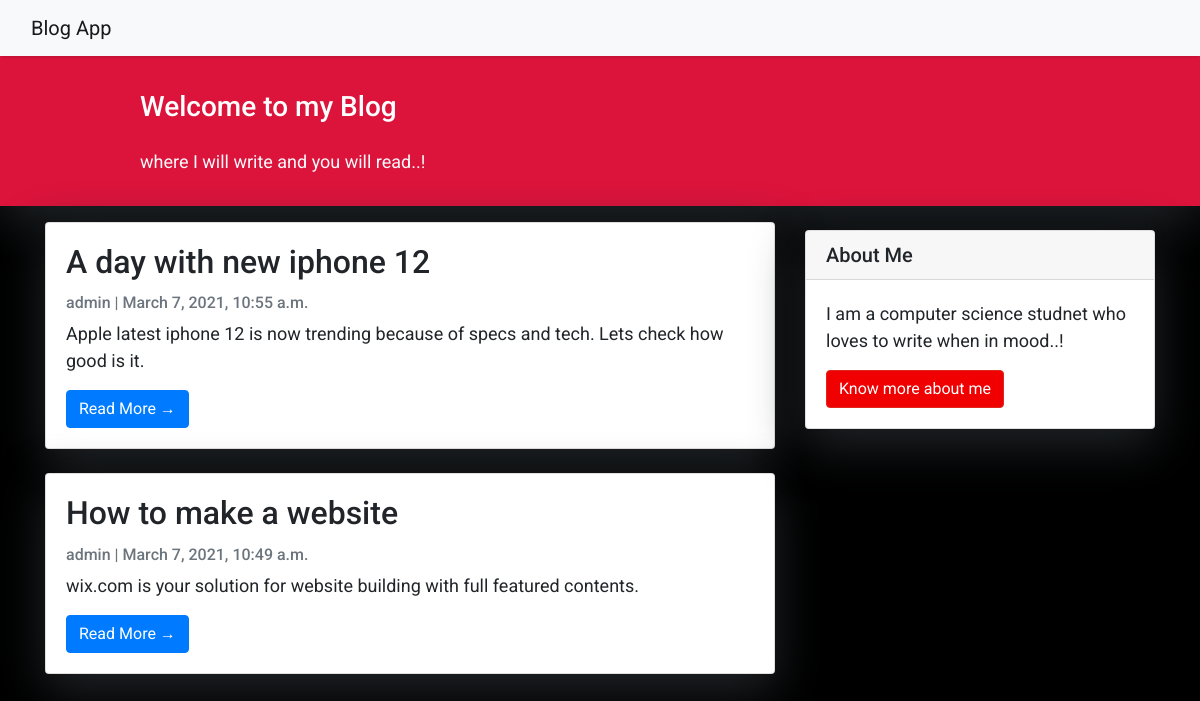
The page / on the database its author committed.
### blog/models.py (models this page shows, shortened)
class Post(models.Model):
    title = models.CharField(max_length=200, unique=True)
    slug = models.SlugField(max_length=200, unique=True)
    author = models.ForeignKey(
        User, on_delete=models.CASCADE, related_name="blog_posts"
    )
    updated_on = models.DateTimeField(auto_now=True)
    content = models.TextField()
    created_on = models.DateTimeField(auto_now_add=True)
    status = models.IntegerField(choices=STATUS, default=0)
    class Meta:
        ordering = ["-created_on"]

### blog/views.py (the view)
# urls.py: path('', views.PostList.as_view(), name='home'),
class PostList(generic.ListView):
    queryset = Post.objects.filter(status=1).order_by("-created_on")
    template_name = "index.html"
    paginate_by = 3

### templates/index.html (shortened to what this page needs)
{% extends "base.html" %}
{% block content %}
<header class="masthead">
    <div class="container">
        <div class="row">
            <div class=" col-md-8 col-md-10 mx-auto">
                <div class="site-heading">
                    <h3 class=" site-heading my-4 mt-3 text-white"> Welcome to my Blog </h3>
                    <p class="text-light">where I will write and you will read..! &nbsp
                    </p>
                </div>
            </div>
        </div>
    </div>
</header>
<div class="container">
    <div class="row">
        <div class="col-md-8 mt-3 left">
            {% for post in post_list %}
            <div class="card mb-4">
                <div class="card-body">
                    <h2 class="card-title">{{ post.title }}</h2>
                    <p class="card-text text-muted h6">{{ post.author }} | {{ post.created_on}} </p>
                    <p class="card-text">{{post.content|slice:":200" }}</p>
                    <a href="{% url 'post_detail' post.slug  %}" class="btn btn-primary">Read More &rarr;</a>
                </div>
            </div>
            {% endfor %}
        </div>
        {% block sidebar %}
        {% include 'sidebar.html' %}
        {% endblock sidebar %}
    </div>
</div>
{%endblock%}

### templates/base.html (shortened to what this page needs)
<!DOCTYPE html>
<html>
<head>
    <link rel="stylesheet" href="https://maxcdn.bootstrapcdn.com/bootstrap/4.0.0/css/bootstrap.min.css"
 />
</head>
<body>
    <nav class="navbar navbar-expand-lg navbar-light bg-light shadow" id="mainNav">
        <div class="container-fluid">
            <a class="navbar-brand" href="{% url 'home' %}">Blog App</a>
        </div>
    </nav>
    {% block content %}{% endblock content %}
</body>
</html>

### templates/sidebar.html (shortened to what this page needs)
{% block sidebar %}
<div class="col-md-4 float-right ">
    <div class="card my-4">
        <h5 class="card-header">About Me</h5>
        <div class="card-body">
            <p class="card-text">I am a computer science studnet who loves to write when in mood..!</p>
            <a href="https://saiyamjain.netlify.app/" class="btn btn-danger">Know more
                about me</a>
        </div>
    </div>
</div>
{% endblock sidebar %}

### templates/base.html (style rules this page uses)
body { font-family: "Roboto", sans-serif; font-size: 17px; background-color: black; }
.shadow { box-shadow: 0 4px 2px -2px rgba(0, 0, 0, 0.1); }
.btn-danger { color: #fff; background-color: #f00000; border-color: #dc281e; }
.masthead { background: crimson; height: auto; padding-bottom: 15px; box-shadow: 0 16px 48px; padding-top: 10px; }

### templates/index.html (style rules this page uses)
body { font-family: "Roboto", sans-serif; font-size: 18px; background-color: #000000; }
.card { box-shadow: 0 16px 48px; }

### templates/sidebar.html (style rules this page uses)
.card { box-shadow: 0 16px 48px; }

### rows shown on the page
Post: title "A day with new iphone 12", author "admin", created_on "March 7, 2021, 10:55 a.m.", content "Apple latest iphone 12 is now trending because of specs and tech. Lets check how good is it."
Post: title "How to make a website", author "admin", created_on "March 7, 2021, 10:49 a.m.", content "wix.com is your solution for website building with full featured contents."
